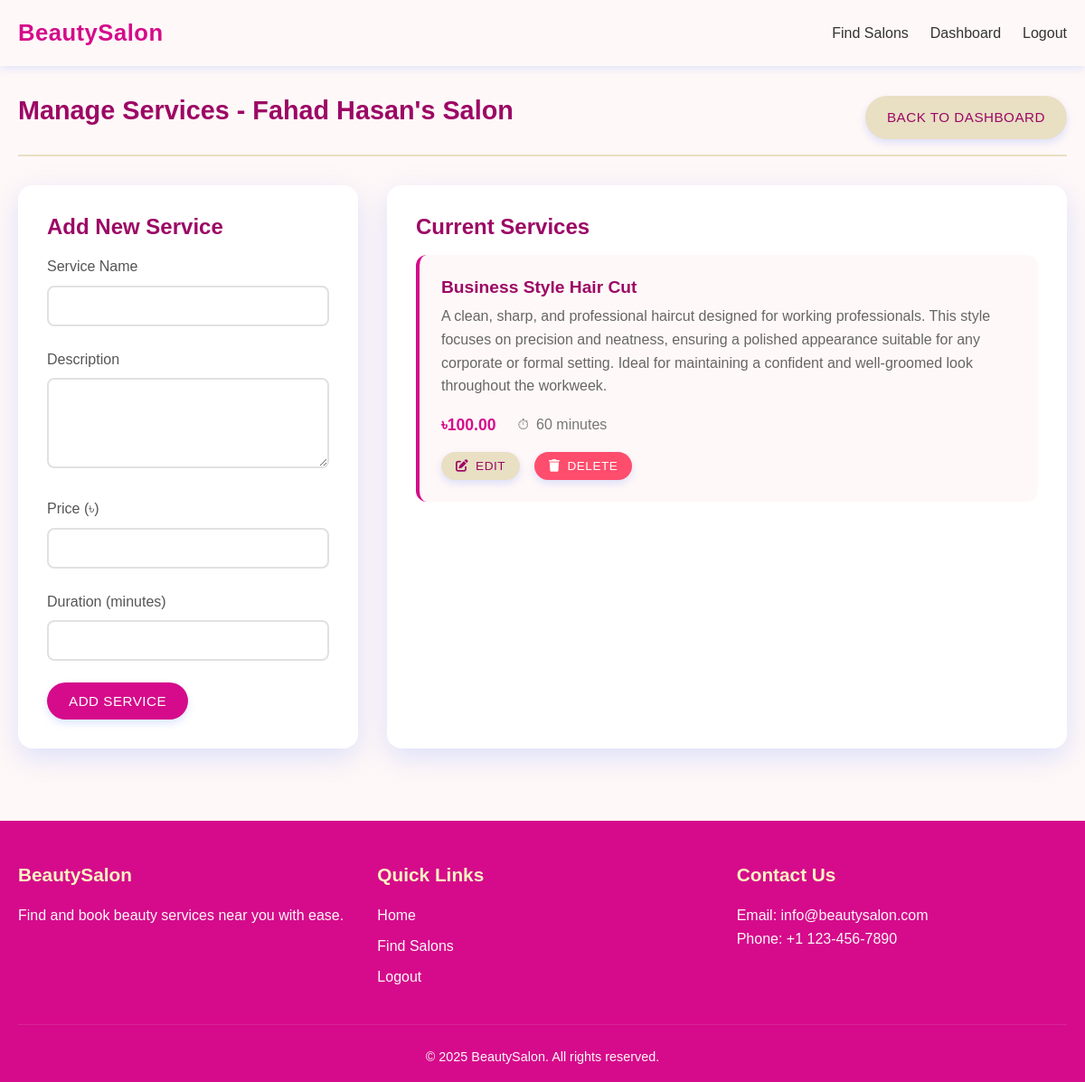
Page /salon/services (signed in) on the committed database.
### app.py (models this page shows)
class Salon(db.Model):
    id = db.Column(db.Integer, primary_key=True)
    owner_id = db.Column(db.Integer, db.ForeignKey('user.id'), nullable=False)
    name = db.Column(db.String(100), nullable=False)
    description = db.Column(db.Text)
    location = db.Column(db.String(200), nullable=False)
    phone = db.Column(db.String(20))
    opening_time = db.Column(db.String(50))
    closing_time = db.Column(db.String(50))
    weekly_closing = db.Column(db.String(50))  # Day of week when salon is closed
    images = db.relationship('SalonImage', backref='salon', lazy=True, cascade="all, delete-orphan")
    services = db.relationship('Service', backref='salon', lazy=True, cascade="all, delete-orphan")
    employees = db.relationship('Employee', backref='salon', lazy=True, cascade="all, delete-orphan")

class Service(db.Model):
    id = db.Column(db.Integer, primary_key=True)
    salon_id = db.Column(db.Integer, db.ForeignKey('salon.id'), nullable=False)
    name = db.Column(db.String(100), nullable=False)
    description = db.Column(db.Text)
    price = db.Column(db.Float, nullable=False)
    duration = db.Column(db.Integer, nullable=False)  # duration in minutes

### app.py (the view, shortened to what this page needs)
@app.route('/salon/services', methods=['GET', 'POST'])
@login_required
def salon_services():
    if current_user.role != 'salon_owner':
        flash('Access denied.')
        return redirect(url_for('index'))
    salon = Salon.query.filter_by(owner_id=current_user.id).first()
    services = Service.query.filter_by(salon_id=salon.id).all()
    return render_template('salon_services.html', salon=salon, services=services)

### app.py (called while the page is built)
@login_manager.user_loader
def load_user(user_id):
    return User.query.get(int(user_id))

### templates/salon_services.html (shortened to what this page needs)
{% extends 'base.html' %}
{% block extra_css %}
<link rel="stylesheet" href="{{ url_for('static', filename='css/salon_services_slots.css') }}">
{% endblock %}
{% block content %}
<div class="services-container">
    <div class="services-header">
        <h2>Manage Services - {{ salon.name }}</h2>
        <a href="{{ url_for('salon_dashboard') }}" class="btn btn-secondary">Back to Dashboard</a>
    </div>
    <div class="services-content">
        <div class="services-form-card">
            <h3>Add New Service</h3>
            <form action="{{ url_for('salon_services') }}" method="POST">
                <div class="form-group">
                    <label for="name">Service Name</label>
                    <input type="text" id="name" name="name" required>
                </div>
                <div class="form-group">
                    <label for="description">Description</label>
                    <textarea id="description" name="description" rows="3"></textarea>
                </div>
                <div class="form-group">
                    <label for="price">Price (৳)</label>
                    <input type="number" id="price" name="price" min="0" step="0.01" required>
                </div>
                <div class="form-group">
                    <label for="duration">Duration (minutes)</label>
                    <input type="number" id="duration" name="duration" min="5" step="5" required>
                </div>
                <button type="submit" class="btn btn-primary">Add Service</button>
            </form>
        </div>
        <div class="services-list-card">
            <h3>Current Services</h3>
            {% if services %}
                <div class="services-list">
                    {% for service in services %}
                        <div class="service-item">
                            <div class="service-info">
                                <h4>{{ service.name }}</h4>
                                <p class="service-description">{{ service.description }}</p>
                                <div class="service-details">
                                    <span class="service-price">৳{{ "%.2f"|format(service.price) }}</span>
                                    <span class="service-duration">{{ service.duration }} minutes</span>
                                </div>
                            </div>
                            <div class="service-actions">
                                <button class="btn btn-sm btn-secondary" onclick="toggleEditForm('{{ service.id }}')">
                                    <i class="fas fa-edit"></i> Edit
                                </button>
                                <form action="{{ url_for('delete_service', service_id=service.id) }}" method="POST"
                                      onsubmit="return confirm('Are you sure you want to delete this service?');">
                                    <button type="submit" class="btn btn-sm btn-danger">
                                        <i class="fas fa-trash"></i> Delete
                                    </button>
                                </form>
                            </div>
                        </div>
                    {% endfor %}
                </div>
            {% else %}
                <div class="empty-state">
                    <p>No services added yet</p>
                    <p>Add your first service using the form on the left</p>
                </div>
            {% endif %}
        </div>
    </div>
</div>
{% endblock %}

### static/css/style.css (style rules this page uses)
:root { --primary: #D50B8B; --primary-light: #DC8BE0; --accent: #FBF3C1; --light: #FFF8F8; --dark: #333333; --grey: #f5f5f5; --shadow: rgba(1, 24, 216, 0.15); --transition: all 0.3s ease-in-out; }
* { margin: 0; padding: 0; box-sizing: border-box; }
body { font-family: 'Poppins', sans-serif; line-height: 1.6; color: var(--dark); background-color: var(--light); }
a { text-decoration: none; color: var(--primary); transition: var(--transition); }
h1, h2, h3, h4, h5, h6 { margin-bottom: 0.8rem; font-weight: 600; line-height: 1.2; }
.btn { display: inline-block; padding: 0.8rem 1.5rem; border-radius: 50px; font-weight: 500; text-align: center; cursor: pointer; border: none; transition: var(--transition); box-shadow: 0 4px 8px var(--shadow); text-transform: uppercase; letter-spacing: 0.5px; font-size: 0.9rem; }
.btn-primary { background-color: var(--primary); color: var(--light); }
.btn-secondary { background-color: var(--accent); color: var(--primary); }
.btn-sm { padding: 0.5rem 1rem; font-size: 0.8rem; }
.form-group { flex: 1; min-width: 200px; }

### static/css/salon_services_slots.css (style rules this page uses)
:root { --primary-dark: #9c0765; --primary: #D50B8B; --cream: #E9DFC3; --light: #FFF8F8; --shadow: rgba(141, 169, 252, 0.3); --danger: #ff4d6d; --success: #4daa57; --gray: #757575; --transition: all 0.3s ease; }
* { margin: 0; padding: 0; box-sizing: border-box; }
body { font-family: 'Poppins', sans-serif; background-color: var(--light); color: #333; line-height: 1.6; }
h1, h2, h3, h4, h5, h6 { font-weight: 600; margin-bottom: 1rem; color: var(--primary-dark); }
h2 { font-size: 1.8rem; }
h3 { font-size: 1.5rem; }
h4 { font-size: 1.2rem; }
a { color: var(--primary); text-decoration: none; transition: var(--transition); }
.btn, button { display: inline-flex; align-items: center; justify-content: center; padding: 0.75rem 1.5rem; border-radius: 50px; font-weight: 500; cursor: pointer; transition: var(--transition); border: none; outline: none; font-size: 0.95rem; }
.btn-primary, .primary-button { background-color: var(--primary); color: white; }
.btn-secondary { background-color: var(--cream); color: var(--primary-dark); }
.btn-danger { background-color: var(--danger); color: white; }
.btn-sm { padding: 0.5rem 1rem; font-size: 0.85rem; }
.btn i { margin-right: 0.5rem; }
.form-group { margin-bottom: 1.5rem; }
label { display: block; margin-bottom: 0.5rem; font-weight: 500; color: #555; }
input, textarea, select { width: 100%; padding: 0.75rem 1rem; border: 2px solid #e1e1e1; border-radius: 8px; background-color: white; transition: var(--transition); font-family: inherit; font-size: 0.95rem; }
textarea { resize: vertical; min-height: 100px; }
.services-container { padding: 2rem 0; }
.services-header { display: flex; justify-content: space-between; align-items: center; margin-bottom: 2rem; padding-bottom: 1rem; border-bottom: 2px solid var(--cream); }
.services-content { display: grid; grid-template-columns: 1fr 2fr; gap: 2rem; }
.services-form-card, .services-list-card { background-color: white; border-radius: 16px; padding: 2rem; box-shadow: 0 10px 30px var(--shadow); transition: var(--transition); }
.services-list { display: flex; flex-direction: column; gap: 1.5rem; }
.service-item { padding: 1.5rem; border-radius: 12px; background-color: var(--light); border-left: 4px solid var(--primary); transition: var(--transition); position: relative; }
.service-info { margin-bottom: 1rem; }
.service-info h4 { margin-bottom: 0.5rem; color: var(--primary-dark); }
.service-description { color: #666; margin-bottom: 1rem; }
.service-details { display: flex; gap: 1.5rem; }
.service-price { font-weight: 600; color: var(--primary); font-size: 1.1rem; }
.service-duration { color: var(--gray); display: flex; align-items: center; }
.service-duration:before { content: "⏱"; margin-right: 0.5rem; }
.service-actions { display: flex; gap: 1rem; margin-top: 1rem; }
.btn, button { position: relative; overflow: hidden; }
.btn:after, button:after { content: ""; position: absolute; top: 50%; left: 50%; width: 0; height: 0; background-color: rgba(255, 255, 255, 0.2); border-radius: 50%; transform: translate(-50%, -50%); transition: width 0.6s ease, height 0.6s ease; }

### rows in the picture
Salon: name "Fahad Hasan's Salon"
Service: name "Business Style Hair Cut", description "A clean, sharp, and professional haircut designed for working professionals. This style focuses on precision and neatness, ensuring a polished appearance suitable for any corporate or formal setting. Ideal for maintaining a confident and well-groomed look throughout the workweek.", price "100.00", duration "60"
